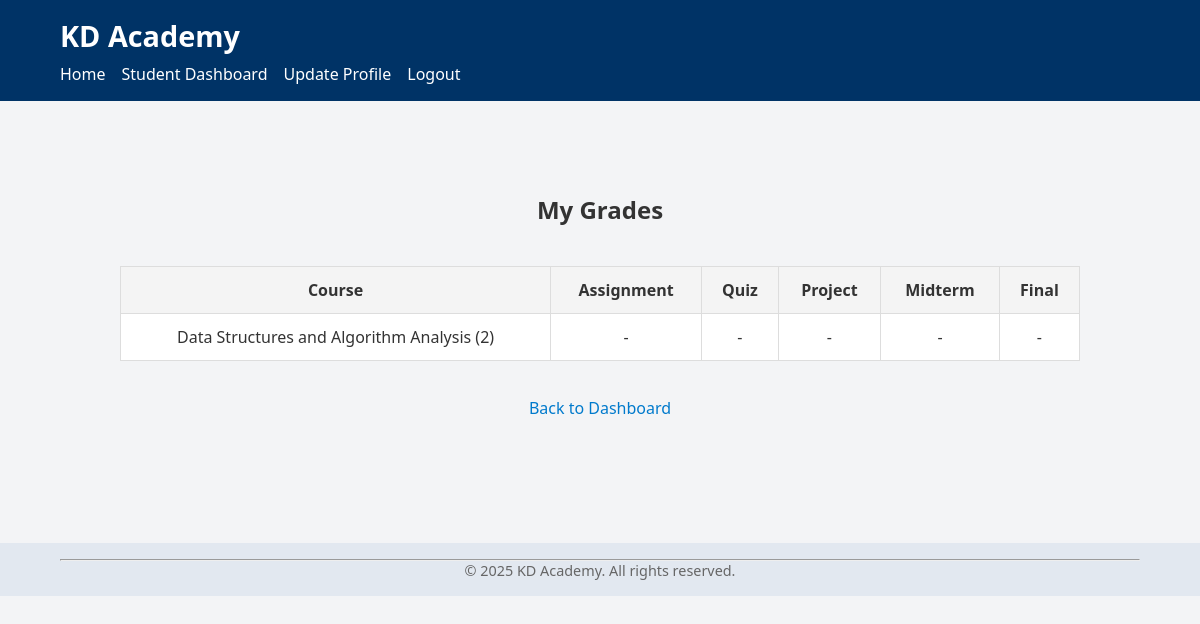
The page /student/my_grades (signed in) on the database its author committed.
### tables this page shows
CREATE TABLE enrollments (
            id INTEGER PRIMARY KEY AUTOINCREMENT,
            user_id INTEGER NOT NULL,
            course_id INTEGER NOT NULL,
            FOREIGN KEY (user_id) REFERENCES users(id),
            FOREIGN KEY (course_id) REFERENCES courses(id)
        );

CREATE TABLE courses (
            id INTEGER PRIMARY KEY AUTOINCREMENT,
            name TEXT NOT NULL,
            semester TEXT NOT NULL
        , teacher_id INTEGER);

### app.py (the view)
@app.route("/student/my_grades")
def my_grades():
    if "user_id" not in session or session.get("role") != "student":
        return "Access Denied. Student Only."
    db = get_db()
    enrollments = db.execute("""
        SELECT e.id AS enrollment_id, c.name AS course_name, c.semester
          FROM enrollments e
          JOIN courses c ON e.course_id = c.id
         WHERE e.user_id = ?
    """, (session["user_id"],)).fetchall()
    enrollment_ids = [str(e["enrollment_id"]) for e in enrollments]
    if not enrollment_ids:
        return "No enrollments found."
    in_clause = ",".join(enrollment_ids)  # e.g. "3,4,5"
    grades = db.execute(f"""
        SELECT g.enrollment_id, g.category, g.grade_value
          FROM grades g
         WHERE g.enrollment_id IN ({in_clause})
    """).fetchall()
    from collections import defaultdict
    grades_map = defaultdict(dict)
    for g in grades:
        grades_map[g["enrollment_id"]][g["category"]] = g["grade_value"]
    return render_template("student_my_grades.html",
                           enrollments=enrollments,
                           grades_map=grades_map)

### app.py (called while the page is built)
def get_db():
    db = getattr(g, "_database", None)
    if db is None:
        db = g._database = sqlite3.connect(DATABASE)
        db.row_factory = sqlite3.Row
    return db

@app.teardown_appcontext
def close_connection(exception):
    db = getattr(g, "_database", None)
    if db is not None:
        db.close()

### templates/student_my_grades.html (shortened to what this page needs)
{% extends "base.html" %}
{% block content %}
<section class="my-grades-page">
    <h2>My Grades</h2>
    {% if not enrollments %}
    <p>You have no enrolled courses.</p>
    {% else %}
    <div class="table-responsive">
        <table class="grades-table">
            <thead>
                <tr>
                    <th>Course</th>
                    <th>Assignment</th>
                    <th>Quiz</th>
                    <th>Project</th>
                    <th>Midterm</th>
                    <th>Final</th>
                </tr>
            </thead>
            <tbody>
                {% for e in enrollments %}
                <tr>
                    <td>{{ e.course_name }} ({{ e.semester }})</td>
                    <td>
                        {{ grades_map[e.enrollment_id]['Assignment']
                        if 'Assignment' in grades_map[e.enrollment_id] else '-' }}
                    </td>
                    <td>
                        {{ grades_map[e.enrollment_id]['Quiz']
                        if 'Quiz' in grades_map[e.enrollment_id] else '-' }}
                    </td>
                    <td>
                        {{ grades_map[e.enrollment_id]['Project']
                        if 'Project' in grades_map[e.enrollment_id] else '-' }}
                    </td>
                    <td>
                        {{ grades_map[e.enrollment_id]['Midterm']
                        if 'Midterm' in grades_map[e.enrollment_id] else '-' }}
                    </td>
                    <td>
                        {{ grades_map[e.enrollment_id]['Final']
                        if 'Final' in grades_map[e.enrollment_id] else '-' }}
                    </td>
                </tr>
                {% endfor %}
            </tbody>
        </table>
    </div>
    {% endif %}
    <p class="back-link">
        <a href="{{ url_for('student_dashboard') }}">Back to Dashboard</a>
    </p>
</section>
{% endblock %}

### static/style.css (style rules this page uses)
* { box-sizing: border-box; margin: 0; padding: 0; }
body { font-family: "Segoe UI", Tahoma, Geneva, Verdana, sans-serif; background-color: #f3f4f6; color: #333; }
table { width: 100%; border-collapse: collapse; margin: 1rem 0; background-color: #fff; }
table th, table td { padding: 0.75rem; border: 1px solid #ddd; text-align: left; }
table th { background-color: #f1f5f9; }
.table-responsive { overflow-x: auto; }
.back-link { text-align: center; margin-top: 20px; }
.back-link a { color: #007acc; text-decoration: none; transition: color 0.3s ease; }
.my-grades-page { max-width: 1000px; margin: 40px auto; padding: 20px; }
.my-grades-page h2 { text-align: center; margin-bottom: 20px; color: #333; }
.grades-table { width: 100%; border-collapse: collapse; margin-top: 20px; }
.grades-table th, .grades-table td { padding: 12px; border: 1px solid #ddd; text-align: center; }
.grades-table th { background-color: #f4f4f4; font-weight: bold; }

### rows shown on the page
enrollments: course_name "Data Structures and Algorithm Analysis", semester "2", grades_map "-"
